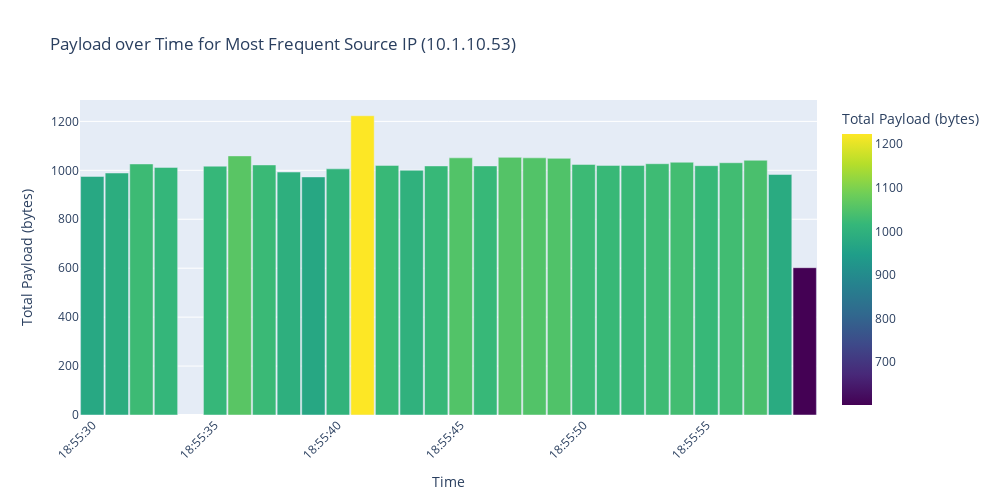

Notebook code cell kept with this figure:
### Markdown cell above
e. Time vs Payload for most frequent source IP

### Code cell
src_ip_counts = packet_data['src_ip'].value_counts()
most_frequent_src_ip = src_ip_counts.index[0]

most_freq_ip_data = packet_data[packet_data['src_ip'] == most_frequent_src_ip].copy()
most_freq_ip_data['time'] = pd.to_datetime(most_freq_ip_data['timestamp'], unit='s')

time_span = (most_freq_ip_data['timestamp'].max() - most_freq_ip_data['timestamp'].min())
if time_span > 3600: 
    freq = '10min'  
elif time_span > 600:  
    freq = '1min'
elif time_span > 60:  
    freq = '10s'
else:
    freq = '1s'

print(f'Frequency used: {freq}')

most_freq_ip_data['time_group'] = most_freq_ip_data['time'].dt.floor(freq)

time_grouped_data = most_freq_ip_data.groupby('time_group')['payload_length'].sum().reset_index()

fig_e = px.bar(
    time_grouped_data, 
    x='time_group', 
    y='payload_length',
    title=f'Payload over Time for Most Frequent Source IP ({most_frequent_src_ip})',
    labels={'payload_length': 'Total Payload (bytes)', 'time_group': 'Time'},
    color='payload_length',
    color_continuous_scale='Viridis'
)

fig_e.update_layout(
    height=500, 
    width=1000,
    xaxis_title="Time",
    yaxis_title="Total Payload (bytes)",
    bargap=0.05  
)

fig_e.update_xaxes(
    tickformat="%H:%M:%S",
    tickangle=-45
)

fig_e.show()

### Figure 1 — Plotly figure (JSON) as saved in the notebook; plotly's stock layout.template omitted (floating-point values rounded to 4 significant figures)
{"data": [{"hovertemplate": "Time=%{x}<br>Total Payload (bytes)=%{marker.color}<extra></extra>", "legendgroup": "", "marker": {"color": [975, 989, 1026, 1012, 1017, 1059, 1022, 993, 973, 1006, 1223, 1020, 1000, 1018, 1051, 1018, 1053, 1051, 1049, 1024, 1020, 1020, 1027, 1033, 1019, 1031, 1041, 983, 602], "coloraxis": "coloraxis", "pattern": {"shape": ""}}, "name": "", "orientation": "v", "showlegend": false, "textposition": "auto", "type": "bar", "x": ["2018-07-21T18:55:30", "2018-07-21T18:55:31", "2018-07-21T18:55:32", "2018-07-21T18:55:33", "2018-07-21T18:55:35", "2018-07-21T18:55:36", "2018-07-21T18:55:37", "2018-07-21T18:55:38", "2018-07-21T18:55:39", "2018-07-21T18:55:40", "2018-07-21T18:55:41", "2018-07-21T18:55:42", "2018-07-21T18:55:43", "2018-07-21T18:55:44", "2018-07-21T18:55:45", "2018-07-21T18:55:46", "2018-07-21T18:55:47", "2018-07-21T18:55:48", "2018-07-21T18:55:49", "2018-07-21T18:55:50", "2018-07-21T18:55:51", "2018-07-21T18:55:52", "2018-07-21T18:55:53", "2018-07-21T18:55:54", "2018-07-21T18:55:55", "2018-07-21T18:55:56", "2018-07-21T18:55:57", "2018-07-21T18:55:58", "2018-07-21T18:55:59"], "xaxis": "x", "y": [975, 989, 1026, 1012, 1017, 1059, 1022, 993, 973, 1006, 1223, 1020, 1000, 1018, 1051, 1018, 1053, 1051, 1049, 1024, 1020, 1020, 1027, 1033, 1019, 1031, 1041, 983, 602], "yaxis": "y"}], "layout": {"bargap": 0.05, "barmode": "relative", "coloraxis": {"colorbar": {"title": {"text": "Total Payload (bytes)"}}, "colorscale": [[0, "#440154"], [0.1111, "#482878"], [0.2222, "#3e4989"], [0.3333, "#31688e"], [0.4444, "#26828e"], [0.5556, "#1f9e89"], [0.6667, "#35b779"], [0.7778, "#6ece58"], [0.8889, "#b5de2b"], [1, "#fde725"]]}, "height": 500, "legend": {"tracegroupgap": 0}, "title": {"text": "Payload over Time for Most Frequent Source IP (10.1.10.53)"}, "width": 1000, "xaxis": {"anchor": "y", "domain": [0, 1], "tickangle": -45, "tickformat": "%H:%M:%S", "title": {"text": "Time"}}, "yaxis": {"anchor": "x", "domain": [0, 1], "title": {"text": "Total Payload (bytes)"}}}}
